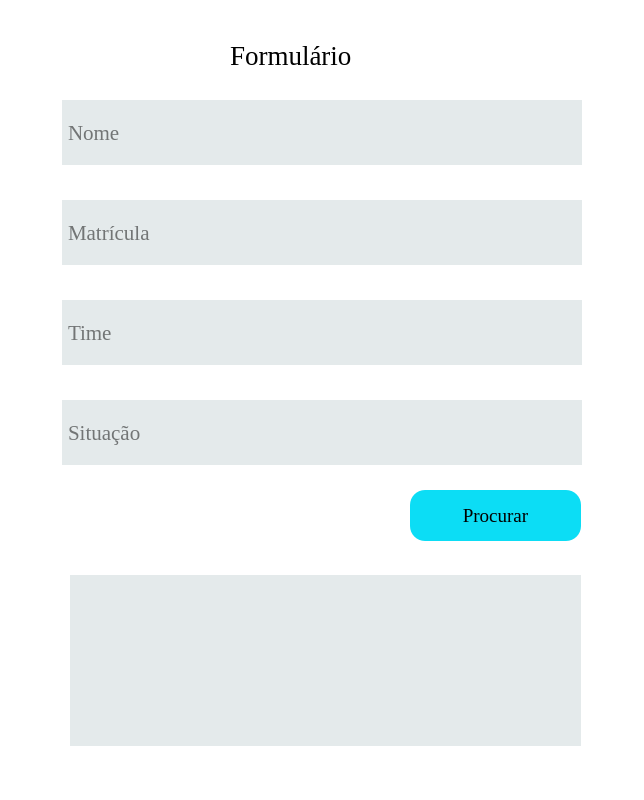
<?xml version="1.0" encoding="UTF-8"?>
<ui version="4.0">
 <class>Form</class>
 <widget class="QWidget" name="Form">
  <property name="geometry">
   <rect>
    <x>0</x>
    <y>0</y>
    <width>644</width>
    <height>800</height>
   </rect>
  </property>
  <property name="minimumSize">
   <size>
    <width>644</width>
    <height>800</height>
   </size>
  </property>
  <property name="maximumSize">
   <size>
    <width>644</width>
    <height>800</height>
   </size>
  </property>
  <property name="palette">
   <palette>
    <active>
     <colorrole role="WindowText">
      <brush brushstyle="SolidPattern">
       <color alpha="255">
        <red>0</red>
        <green>0</green>
        <blue>0</blue>
       </color>
      </brush>
     </colorrole>
     <colorrole role="Button">
      <brush brushstyle="SolidPattern">
       <color alpha="255">
        <red>39</red>
        <green>197</green>
        <blue>197</blue>
       </color>
      </brush>
     </colorrole>
     <colorrole role="Light">
      <brush brushstyle="SolidPattern">
       <color alpha="255">
        <red>255</red>
        <green>255</green>
        <blue>255</blue>
       </color>
      </brush>
     </colorrole>
     <colorrole role="Midlight">
      <brush brushstyle="SolidPattern">
       <color alpha="255">
        <red>255</red>
        <green>255</green>
        <blue>255</blue>
       </color>
      </brush>
     </colorrole>
     <colorrole role="Dark">
      <brush brushstyle="SolidPattern">
       <color alpha="255">
        <red>127</red>
        <green>127</green>
        <blue>127</blue>
       </color>
      </brush>
     </colorrole>
     <colorrole role="Mid">
      <brush brushstyle="SolidPattern">
       <color alpha="255">
        <red>170</red>
        <green>170</green>
        <blue>170</blue>
       </color>
      </brush>
     </colorrole>
     <colorrole role="Text">
      <brush brushstyle="SolidPattern">
       <color alpha="255">
        <red>0</red>
        <green>0</green>
        <blue>0</blue>
       </color>
      </brush>
     </colorrole>
     <colorrole role="BrightText">
      <brush brushstyle="SolidPattern">
       <color alpha="255">
        <red>255</red>
        <green>255</green>
        <blue>255</blue>
       </color>
      </brush>
     </colorrole>
     <colorrole role="ButtonText">
      <brush brushstyle="SolidPattern">
       <color alpha="255">
        <red>0</red>
        <green>0</green>
        <blue>0</blue>
       </color>
      </brush>
     </colorrole>
     <colorrole role="Base">
      <brush brushstyle="SolidPattern">
       <color alpha="255">
        <red>255</red>
        <green>255</green>
        <blue>255</blue>
       </color>
      </brush>
     </colorrole>
     <colorrole role="Window">
      <brush brushstyle="SolidPattern">
       <color alpha="255">
        <red>255</red>
        <green>255</green>
        <blue>255</blue>
       </color>
      </brush>
     </colorrole>
     <colorrole role="Shadow">
      <brush brushstyle="SolidPattern">
       <color alpha="255">
        <red>0</red>
        <green>0</green>
        <blue>0</blue>
       </color>
      </brush>
     </colorrole>
     <colorrole role="AlternateBase">
      <brush brushstyle="SolidPattern">
       <color alpha="255">
        <red>255</red>
        <green>255</green>
        <blue>255</blue>
       </color>
      </brush>
     </colorrole>
     <colorrole role="ToolTipBase">
      <brush brushstyle="SolidPattern">
       <color alpha="255">
        <red>255</red>
        <green>255</green>
        <blue>220</blue>
       </color>
      </brush>
     </colorrole>
     <colorrole role="ToolTipText">
      <brush brushstyle="SolidPattern">
       <color alpha="255">
        <red>0</red>
        <green>0</green>
        <blue>0</blue>
       </color>
      </brush>
     </colorrole>
     <colorrole role="PlaceholderText">
      <brush brushstyle="SolidPattern">
       <color alpha="128">
        <red>0</red>
        <green>0</green>
        <blue>0</blue>
       </color>
      </brush>
     </colorrole>
    </active>
    <inactive>
     <colorrole role="WindowText">
      <brush brushstyle="SolidPattern">
       <color alpha="255">
        <red>0</red>
        <green>0</green>
        <blue>0</blue>
       </color>
      </brush>
     </colorrole>
     <colorrole role="Button">
      <brush brushstyle="SolidPattern">
       <color alpha="255">
        <red>39</red>
        <green>197</green>
        <blue>197</blue>
       </color>
      </brush>
     </colorrole>
     <colorrole role="Light">
      <brush brushstyle="SolidPattern">
       <color alpha="255">
        <red>255</red>
        <green>255</green>
        <blue>255</blue>
       </color>
      </brush>
     </colorrole>
     <colorrole role="Midlight">
      <brush brushstyle="SolidPattern">
       <color alpha="255">
        <red>255</red>
        <green>255</green>
        <blue>255</blue>
       </color>
      </brush>
     </colorrole>
     <colorrole role="Dark">
      <brush brushstyle="SolidPattern">
       <color alpha="255">
        <red>127</red>
        <green>127</green>
        <blue>127</blue>
       </color>
      </brush>
     </colorrole>
     <colorrole role="Mid">
      <brush brushstyle="SolidPattern">
       <color alpha="255">
        <red>170</red>
        <green>170</green>
        <blue>170</blue>
       </color>
      </brush>
     </colorrole>
     <colorrole role="Text">
      <brush brushstyle="SolidPattern">
       <color alpha="255">
        <red>0</red>
        <green>0</green>
        <blue>0</blue>
       </color>
      </brush>
     </colorrole>
     <colorrole role="BrightText">
      <brush brushstyle="SolidPattern">
       <color alpha="255">
        <red>255</red>
        <green>255</green>
        <blue>255</blue>
       </color>
      </brush>
     </colorrole>
     <colorrole role="ButtonText">
      <brush brushstyle="SolidPattern">
       <color alpha="255">
        <red>0</red>
        <green>0</green>
        <blue>0</blue>
       </color>
      </brush>
     </colorrole>
     <colorrole role="Base">
      <brush brushstyle="SolidPattern">
       <color alpha="255">
        <red>255</red>
        <green>255</green>
        <blue>255</blue>
       </color>
      </brush>
     </colorrole>
     <colorrole role="Window">
      <brush brushstyle="SolidPattern">
       <color alpha="255">
        <red>255</red>
        <green>255</green>
        <blue>255</blue>
       </color>
      </brush>
     </colorrole>
     <colorrole role="Shadow">
      <brush brushstyle="SolidPattern">
       <color alpha="255">
        <red>0</red>
        <green>0</green>
        <blue>0</blue>
       </color>
      </brush>
     </colorrole>
     <colorrole role="AlternateBase">
      <brush brushstyle="SolidPattern">
       <color alpha="255">
        <red>255</red>
        <green>255</green>
        <blue>255</blue>
       </color>
      </brush>
     </colorrole>
     <colorrole role="ToolTipBase">
      <brush brushstyle="SolidPattern">
       <color alpha="255">
        <red>255</red>
        <green>255</green>
        <blue>220</blue>
       </color>
      </brush>
     </colorrole>
     <colorrole role="ToolTipText">
      <brush brushstyle="SolidPattern">
       <color alpha="255">
        <red>0</red>
        <green>0</green>
        <blue>0</blue>
       </color>
      </brush>
     </colorrole>
     <colorrole role="PlaceholderText">
      <brush brushstyle="SolidPattern">
       <color alpha="128">
        <red>0</red>
        <green>0</green>
        <blue>0</blue>
       </color>
      </brush>
     </colorrole>
    </inactive>
    <disabled>
     <colorrole role="WindowText">
      <brush brushstyle="SolidPattern">
       <color alpha="255">
        <red>127</red>
        <green>127</green>
        <blue>127</blue>
       </color>
      </brush>
     </colorrole>
     <colorrole role="Button">
      <brush brushstyle="SolidPattern">
       <color alpha="255">
        <red>39</red>
        <green>197</green>
        <blue>197</blue>
       </color>
      </brush>
     </colorrole>
     <colorrole role="Light">
      <brush brushstyle="SolidPattern">
       <color alpha="255">
        <red>255</red>
        <green>255</green>
        <blue>255</blue>
       </color>
      </brush>
     </colorrole>
     <colorrole role="Midlight">
      <brush brushstyle="SolidPattern">
       <color alpha="255">
        <red>255</red>
        <green>255</green>
        <blue>255</blue>
       </color>
      </brush>
     </colorrole>
     <colorrole role="Dark">
      <brush brushstyle="SolidPattern">
       <color alpha="255">
        <red>127</red>
        <green>127</green>
        <blue>127</blue>
       </color>
      </brush>
     </colorrole>
     <colorrole role="Mid">
      <brush brushstyle="SolidPattern">
       <color alpha="255">
        <red>170</red>
        <green>170</green>
        <blue>170</blue>
       </color>
      </brush>
     </colorrole>
     <colorrole role="Text">
      <brush brushstyle="SolidPattern">
       <color alpha="255">
        <red>127</red>
        <green>127</green>
        <blue>127</blue>
       </color>
      </brush>
     </colorrole>
     <colorrole role="BrightText">
      <brush brushstyle="SolidPattern">
       <color alpha="255">
        <red>255</red>
        <green>255</green>
        <blue>255</blue>
       </color>
      </brush>
     </colorrole>
     <colorrole role="ButtonText">
      <brush brushstyle="SolidPattern">
       <color alpha="255">
        <red>127</red>
        <green>127</green>
        <blue>127</blue>
       </color>
      </brush>
     </colorrole>
     <colorrole role="Base">
      <brush brushstyle="SolidPattern">
       <color alpha="255">
        <red>255</red>
        <green>255</green>
        <blue>255</blue>
       </color>
      </brush>
     </colorrole>
     <colorrole role="Window">
      <brush brushstyle="SolidPattern">
       <color alpha="255">
        <red>255</red>
        <green>255</green>
        <blue>255</blue>
       </color>
      </brush>
     </colorrole>
     <colorrole role="Shadow">
      <brush brushstyle="SolidPattern">
       <color alpha="255">
        <red>0</red>
        <green>0</green>
        <blue>0</blue>
       </color>
      </brush>
     </colorrole>
     <colorrole role="AlternateBase">
      <brush brushstyle="SolidPattern">
       <color alpha="255">
        <red>255</red>
        <green>255</green>
        <blue>255</blue>
       </color>
      </brush>
     </colorrole>
     <colorrole role="ToolTipBase">
      <brush brushstyle="SolidPattern">
       <color alpha="255">
        <red>255</red>
        <green>255</green>
        <blue>220</blue>
       </color>
      </brush>
     </colorrole>
     <colorrole role="ToolTipText">
      <brush brushstyle="SolidPattern">
       <color alpha="255">
        <red>0</red>
        <green>0</green>
        <blue>0</blue>
       </color>
      </brush>
     </colorrole>
     <colorrole role="PlaceholderText">
      <brush brushstyle="SolidPattern">
       <color alpha="128">
        <red>0</red>
        <green>0</green>
        <blue>0</blue>
       </color>
      </brush>
     </colorrole>
    </disabled>
   </palette>
  </property>
  <property name="windowTitle">
   <string>Form</string>
  </property>
  <widget class="QLineEdit" name="nome_input">
   <property name="geometry">
    <rect>
     <x>62</x>
     <y>100</y>
     <width>520</width>
     <height>65</height>
    </rect>
   </property>
   <property name="font">
    <font>
     <family>Georgia</family>
     <pointsize>16</pointsize>
    </font>
   </property>
   <property name="styleSheet">
    <string notr="true">border-radius:6 px;
background-color: #e4eaeb;
padding: 4px;

</string>
   </property>
   <property name="placeholderText">
    <string>Nome</string>
   </property>
  </widget>
  <widget class="QLineEdit" name="matricula_input">
   <property name="geometry">
    <rect>
     <x>62</x>
     <y>200</y>
     <width>520</width>
     <height>65</height>
    </rect>
   </property>
   <property name="font">
    <font>
     <family>Georgia</family>
     <pointsize>16</pointsize>
    </font>
   </property>
   <property name="styleSheet">
    <string notr="true">border-radius:6 px;
background-color: #e4eaeb;
padding: 4px;

</string>
   </property>
   <property name="placeholderText">
    <string>Matrícula</string>
   </property>
  </widget>
  <widget class="QLineEdit" name="time_input">
   <property name="geometry">
    <rect>
     <x>62</x>
     <y>300</y>
     <width>520</width>
     <height>65</height>
    </rect>
   </property>
   <property name="font">
    <font>
     <family>Georgia</family>
     <pointsize>16</pointsize>
    </font>
   </property>
   <property name="styleSheet">
    <string notr="true">border-radius:6 px;
background-color: #e4eaeb;
padding: 4px;

</string>
   </property>
   <property name="placeholderText">
    <string>Time</string>
   </property>
  </widget>
  <widget class="QLineEdit" name="situacao_input">
   <property name="geometry">
    <rect>
     <x>62</x>
     <y>400</y>
     <width>520</width>
     <height>65</height>
    </rect>
   </property>
   <property name="font">
    <font>
     <family>Georgia</family>
     <pointsize>16</pointsize>
    </font>
   </property>
   <property name="styleSheet">
    <string notr="true">border-radius:6 px;
background-color: #e4eaeb;
padding: 4px;

</string>
   </property>
   <property name="placeholderText">
    <string>Situação</string>
   </property>
  </widget>
  <widget class="QTextBrowser" name="text_browser">
   <property name="geometry">
    <rect>
     <x>70</x>
     <y>575</y>
     <width>511</width>
     <height>171</height>
    </rect>
   </property>
   <property name="font">
    <font>
     <family>Georgia</family>
     <pointsize>18</pointsize>
    </font>
   </property>
   <property name="styleSheet">
    <string notr="true">border-radius:6 px;
background-color: #e4eaeb;
padding: 4px;
</string>
   </property>
  </widget>
  <widget class="QLabel" name="label">
   <property name="geometry">
    <rect>
     <x>230</x>
     <y>30</y>
     <width>231</width>
     <height>51</height>
    </rect>
   </property>
   <property name="font">
    <font>
     <family>Georgia</family>
     <pointsize>20</pointsize>
    </font>
   </property>
   <property name="text">
    <string>Formulário</string>
   </property>
  </widget>
  <widget class="QPushButton" name="procurar_btn">
   <property name="geometry">
    <rect>
     <x>410</x>
     <y>490</y>
     <width>171</width>
     <height>51</height>
    </rect>
   </property>
   <property name="font">
    <font>
     <family>Georgia</family>
     <pointsize>14</pointsize>
    </font>
   </property>
   <property name="styleSheet">
    <string notr="true">background-color:#0cddf5;
border-width: 2px;
border-radius: 15px;
padding: 4px;;</string>
   </property>
   <property name="text">
    <string>Procurar</string>
   </property>
  </widget>
 </widget>
 <resources/>
 <connections/>
</ui>
